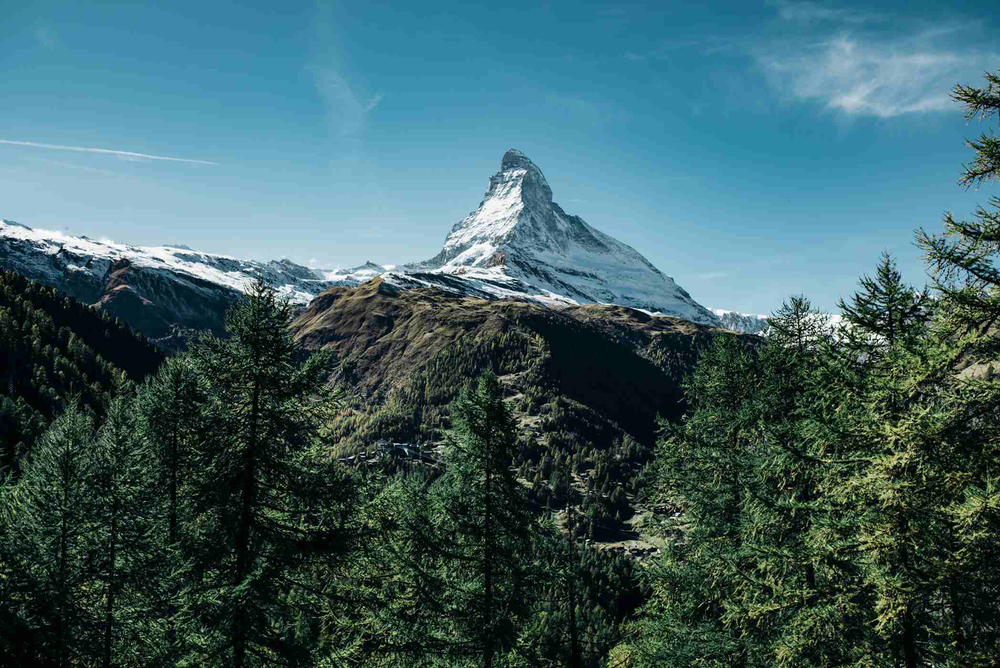
#> input picture images/reconstructed_image.png, 1000 x 668 px, shrunk from 2096 x 1400 before the run, found by its file name
$ python test_1.py
#> lines starting #> are read from the running program, lines starting #| are printed output that depends on the picture; after the words box and inside, x2 and y2 are one past the last pixel; in counts of white or black regions, pixels touching at a corner belong together
import numpy as np
from scipy.fftpack import fft2, ifft2
from scipy.signal import convolve2d
import cv2
from skimage.filters import gaussian
from scipy.ndimage import uniform_filter
from scipy.fftpack import dct
from skimage.util import view_as_blocks
import matplotlib.pyplot as plt
from skimage.util import view_as_windows
from scipy.sparse import eye, spdiags, block_diag, csr_matrix, diags, kron
from scipy.sparse.linalg import spsolve
from skimage.color import rgb2gray
from scipy.ndimage import convolve
from scipy.linalg import inv
from scipy.sparse.linalg import inv
from scipy.ndimage import generic_filter
from scipy.ndimage import laplace
from scipy import ndimage
from scipy.fft import fft2, ifft2

def psf2otf(psf, shape):
    """
    Convert a point spread function (PSF) to an optical transfer function (OTF).
    """
    psf_pad = np.zeros(shape)
    psf_pad[:psf.shape[0], :psf.shape[1]] = psf

    for axis, axis_size in enumerate(psf.shape):
        psf_pad = np.roll(psf_pad, -int(axis_size / 2), axis=axis)

    otf = fft2(psf_pad)
    n_ops = np.sum(psf_pad.size * np.log2(psf_pad.shape))
    otf[np.abs(otf) < n_ops * np.finfo(otf.dtype).eps] = 0
    return otf

def TV_L2_Decomp(Im, lambda_val=2e-2):
    S = Im.astype(np.float64)
    betamax = 1e5
    fx = np.array([[1, -1]])
    fy = np.array([[1], [-1]])

    N, M, D = Im.shape
    sizeI2D = (N, M)
    otfFx = psf2otf(fx, sizeI2D)
    otfFy = psf2otf(fy, sizeI2D)

    Normin1 = fft2(S, axes=(0, 1))
    Denormin2 = np.abs(otfFx)**2 + np.abs(otfFy)**2

    if D > 1:
        Denormin2 = np.repeat(Denormin2[:, :, np.newaxis], D, axis=2)

    beta = 2 * lambda_val

    while beta < betamax:
        lambeta = lambda_val / beta
        Denormin = 1 + beta * Denormin2

        # h-v subproblem
        u = np.concatenate([np.diff(S, axis=1), S[:, :1, :] - S[:, -1:, :]], axis=1)
        v = np.concatenate([np.diff(S, axis=0), S[:1, :, :] - S[-1:, :, :]], axis=0)
        u = np.sign(u) * np.maximum(np.abs(u) - lambeta, 0)
        v = np.sign(v) * np.maximum(np.abs(v) - lambeta, 0)

        # S subproblem
        Normin2 = np.concatenate([u[:, -1:, :] - u[:, :1, :], -np.diff(u, axis=1)], axis=1)
        Normin2 += np.concatenate([v[-1:, :, :] - v[:1, :, :], -np.diff(v, axis=0)], axis=0)

        FS = (Normin1 + beta * fft2(Normin2, axes=(0, 1))) / Denormin
        S = np.real(ifft2(FS, axes=(0, 1)))

        beta *= 2
        print('.', end='')

    T = Im - S
    print()
    return T, S

def imread_double(imageName):
    # Read image and normalize to range [0,1]
    return cv2.imread(imageName).astype(np.float64) / 255

def make_dark_channel(I, patch_size):
    # Convert to grayscale using minimum across the color channels
    min_channel = np.min(I, axis=2)
    kernel = np.ones((patch_size, patch_size))
    dark_channel = uniform_filter(min_channel, size=patch_size)
    return dark_channel

def estimate_A(I, J, numBrightestPixels):
    # Estimate atmospheric light by choosing the brightest pixels in the dark channel
    dimJ = J.shape
    flat_J = J.flatten()
    flat_I = I.reshape((-1, 3))
    indices = np.argpartition(flat_J, -numBrightestPixels)[-numBrightestPixels:]
    A = np.max(flat_I[indices], axis=0)
    return A

def generate_laplacian(I, T_est, sig):
    # Applying Gaussian filter to refine transmission map
    return gaussian(T_est, sigma=sig)

def bilateral_filter(T, w, sigma):
    # Using OpenCV bilateral filter to smooth transmission map
    return cv2.bilateralFilter(T.astype(np.float32), w, sigma[0], sigma[1])

def remove_haze(imageName, patch_size):
    # Read the input image
    if isinstance(imageName, str):
        I = imread_double(imageName)
    else:
        I = imageName.astype(np.float64)

    # Set aerial perspective constant
    aerialPerspective = 0.95

    # Ensure image is 3-channel (color)
    if len(I.shape) == 2:
        I = np.stack([I]*3, axis=2)

    # Step 1: Compute the dark channel
    J = make_dark_channel(I, patch_size)

    # Step 2: Estimate atmospheric light A
    dimJ = J.shape
    numBrightestPixels = int(0.001 * dimJ[0] * dimJ[1])
    A = estimate_A(I, J, numBrightestPixels)

    # Step 3: Estimate transmission (Equation 12)
    T_est = 1 - aerialPerspective * make_dark_channel(I / A, patch_size)

    # Step 4: Refine the transmission map using Gaussian smoothing
    sig = 1e-4
    T1 = generate_laplacian(I, T_est, sig)
    T1 = np.clip(T1, 0, 1)

    # Step 5: Apply bilateral filter to refine the transmission map
    w = 5
    sigma = [3, 0.1]
    T = bilateral_filter(T1, w, sigma)

    # Step 6: Dehaze the image (Equation 16)
    dehazed = np.zeros_like(I)
    for c in range(3):
        im = I[:, :, c]
        a = A[c]
        dehazed[:, :, c] = (im - a) / np.maximum(T, 0.1) + a

    I_out = np.clip(dehazed, 0, 1)

    return I, I_out, J, T_est, T, A

# [58 lines left out: functions curve, blockRmv, curve, not called in this run]


# 定義DCT索引函數
def text_idx_fun(block, w):
    dct_block = dct(dct(block.T, norm='ortho').T, norm='ortho')  # 計算2D DCT
    return np.sum(np.abs(dct_block) * w)

# 區塊處理
# [22 lines left out: function blockproc, not called in this run]

# 載入圖像
case_path = 'images'  # 圖片所在的資料夾
y = cv2.imread(f'{case_path}/reconstructed_image.png')  # 讀取圖片
#> y is the input picture: shape (668, 1000, 3); mean B, G, R 100.9, 96.7, 62.4
y = cv2.cvtColor(y, cv2.COLOR_BGR2RGB) / 255.0  # 轉換圖片為 RGB 並標準化到 [0, 1]

# 將圖片裁剪為 8 的倍數
H, W, D = y.shape
H = (H // 8) * 8  # 高度取整數倍的 8
W = (W // 8) * 8  # 寬度取整數倍的 8
y = y[:H, :W, :]  # 裁剪圖片
#> y: shape (664, 1000, 3) float64

# 進行 TV-L2 分解，得到紋理層和結構層
y_text, y_struct = TV_L2_Decomp(y, 0.03)
#> the loop in TV_L2_Decomp, `while beta < betamax:` made 21 passes
#> pass 1, in TV_L2_Decomp, `v = np.concatenate([np.diff(S, axis=0), S[:1, :, :] - S[-1:, :, :]], a..`:
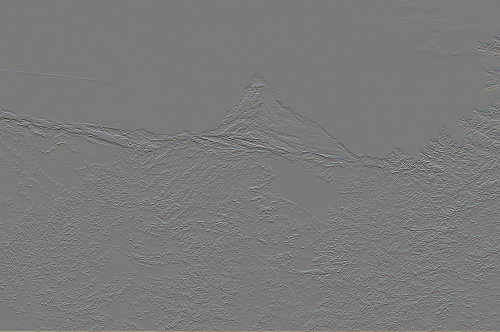
#> v: shape (664, 1000, 3) float64 (shown at 1/2 size); mean B, G, R -1.78e-16, -1.02e-16, -1.16e-16; drawn with min black and max white
#> after the loop in TV_L2_Decomp, `while beta < betamax:`: beta = 125829.1

# 顯示紋理層和結構層
plt.imshow(np.concatenate([y_text * 10 + 0.5, y_struct], axis=1))
plt.title('the decomposed texture  &  structure layer')
plt.show()

# 結構層去霧
I, y_f_struct, J, T_est, T, A = remove_haze(y_struct, 15)
#> in make_dark_channel, `dark_channel = uniform_filter(min_channel, size=patch_size)`:
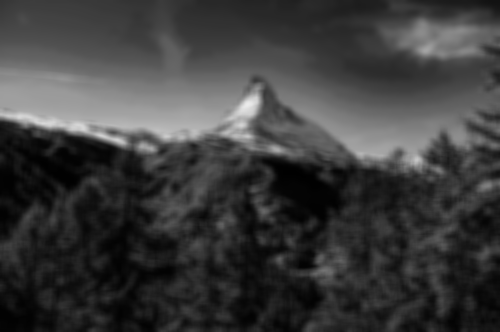
#> dark_channel: shape (664, 1000) float64 (shown at 1/2 size); min 0.00354, max 0.923, mean 0.238
#> in estimate_A, `indices = np.argpartition(flat_J, -numBrightestPixels)[-numBrightestPi..`: indices = 664 values, max 258167 at index 8, min 200498 at index 41, mean 219543.5
#> in estimate_A, `A = np.max(flat_I[indices], axis=0)`: A = [0.949, 0.951, 0.953]
#> in remove_haze, `T_est = 1 - aerialPerspective * make_dark_channel(I / A, patch_size)`:
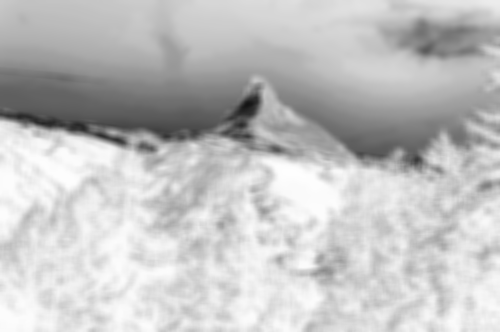
#> T_est: shape (664, 1000) float64 (shown at 1/2 size); min 0.0774, max 0.996, mean 0.761
#> the loop in remove_haze, `for c in range(3):` made 3 passes
#> a on passes 1 to 3: 0.949, 0.951, 0.953
#> in remove_haze, `I_out = np.clip(dehazed, 0, 1)`:
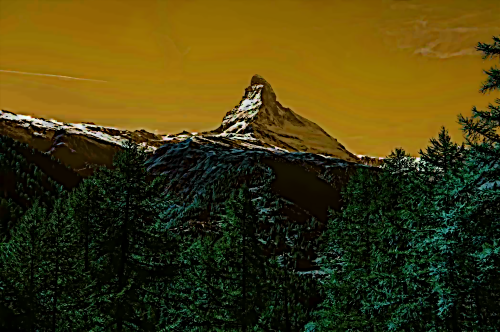
#> I_out: shape (664, 1000, 3) float64 (shown at 1/2 size); mean B, G, R 0.0546, 0.239, 0.28
#> A = [0.949, 0.951, 0.953]

# 顯示去霧結果
plt.imshow(np.concatenate([y_text * 10 + 0.5, y_f_struct], axis=1))
plt.title('texture layer  & dehazed__structure layer')
plt.show()


# 計算紋理遮罩
multi = 1.0 / T  # 根據傳輸圖 T 計算權重
multi = np.repeat(multi[:, :, np.newaxis], 3, axis=2)  # 扩展维度以匹配 RGB 色频
#> multi: shape (664, 1000, 3) float32

# 初始化 8x8 的權重矩陣
w = np.ones((8, 8))
w[0, 0] = 0
w[0, 1] = 0
w[1, 0] = 0

# 定義 DCT 計算紋理索引的函數
def text_idx_fun(block):
    block_dct = dct(dct(block, axis=0, norm='ortho'), axis=1, norm='ortho')
    return np.sum(np.abs(block_dct) * w)

# 確保 y_text 是8的倍數（填充）
H, W, C = y_text.shape
pad_H = (8 - H % 8) % 8
pad_W = (8 - W % 8) % 8
y_text_padded = np.pad(y_text, ((0, pad_H), (0, pad_W), (0, 0)), mode='edge')

# 區塊處理
text_idx = np.zeros((y_text_padded.shape[0], y_text_padded.shape[1]))

for c in range(3):  # 對 RGB 三個通道進行處理
    blocks = view_as_blocks(y_text_padded[:, :, c], block_shape=(8, 8))
    text_idx_temp = np.zeros((y_text_padded.shape[0], y_text_padded.shape[1]))

    # 所有區塊
    for i in range(blocks.shape[0]):
        for j in range(blocks.shape[1]):
            block = blocks[i, j]
            # 計算紋理索引並填充到對應位置
            text_idx_temp[i * 8:(i + 1) * 8, j * 8:(j + 1) * 8] = text_idx_fun(block)

    # 更新纹理索引，取三个频道中的最大值
    text_idx = np.maximum(text_idx, text_idx_temp)
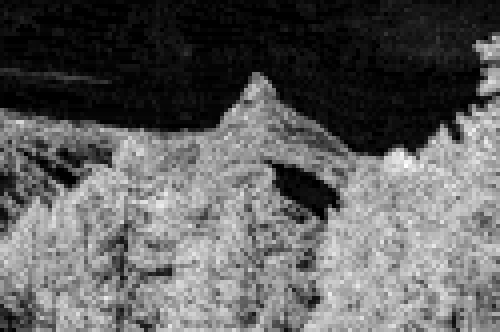
#> text_idx: shape (664, 1000) float64 (shown at 1/2 size); min 0.000154, max 3.3, mean 1.24; drawn with min black and max white

# 紋理索引閥值篩選
text_reg = text_idx > 0.2
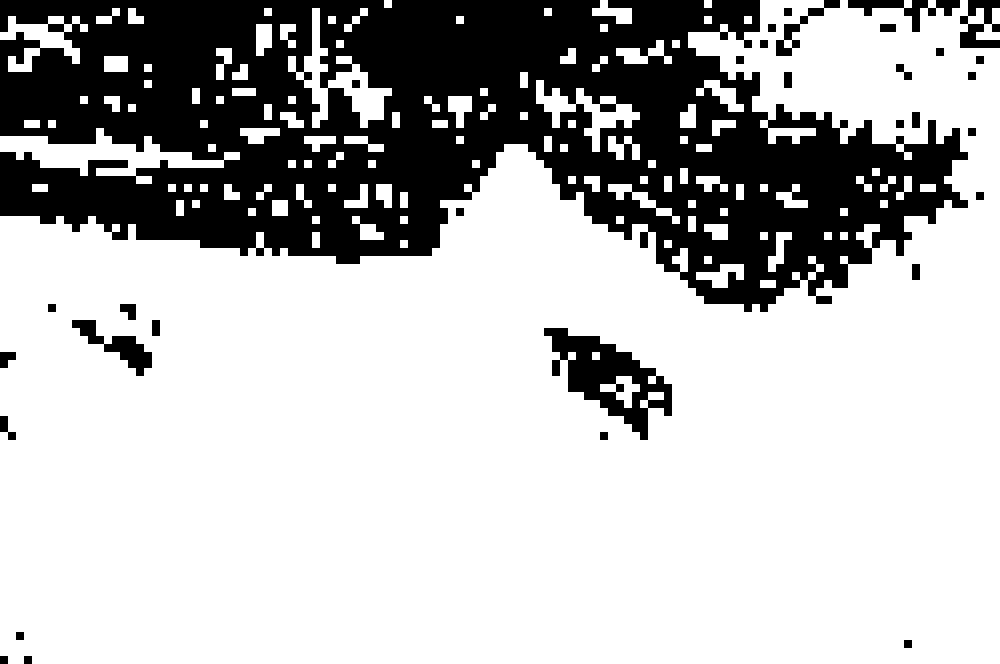
#> text_reg: shape (664, 1000) bool; 72.5% white; 33 black regions, largest, box (x1, y1, x2, y2) and area: (0, 0, 968, 312) 169408, (544, 328, 672, 440) 5760, (72, 320, 152, 376) 1472

# 將结果重新排列成 8x8 區塊
text_map = np.zeros_like(text_reg)

# 直接填充 text_map
text_map[text_reg] = 1  # 將篩選结果中的 True 設為 1

# 使用 plt.imshow 顯示紋理遮罩
plt.imshow(text_map, cmap='gray')
plt.title("Texture Mask")
plt.axis('off')
plt.show()


# [26 lines left out: function normalize_mask, not called in this run]

# [27 lines of commented-out code are left out]
target_H, target_W = 390, 600

def crop_to_target_size(image, target_H, target_W):
    # 获取原始图像的尺寸
    H, W = image.shape[:2]

    # 计算需要裁切的像素数
    start_H = (H - target_H) // 2
    start_W = (W - target_W) // 2

    # 裁切图像到目标大小
    return image[start_H:start_H + target_H, start_W:start_W + target_W]

text_map_double = text_map.astype(np.double)

# 裁切 y_struct (假设它是 392x600x3 的图像)
y_struct_cropped = crop_to_target_size(y_struct, target_H, target_W)

# 裁切 text_map (假设它是 392x600 的图像)
text_map_cropped = crop_to_target_size(text_map_double, target_H, target_W)

# [74 lines of commented-out code are left out]


def psf2otf(psf, out_size):
    # 確認psf是2D
    psf = np.atleast_2d(psf)

    psf_pad = np.zeros(out_size)
    psf_pad[:psf.shape[0], :psf.shape[1]] = psf

    # 將psf移動到中心
    for axis, axis_size in enumerate(psf.shape):
        psf_pad = np.roll(psf_pad, -int(axis_size / 2), axis=axis)

    otf = fft2(psf_pad)
    return otf

def blockRmv(img, beta=20):
    fx = np.array([1, -1])
    fy = np.array([[1], [-1]])
    N, M, D = img.shape
    sizeI2D = (N, M)

    otfFx = psf2otf(fx, sizeI2D)
    otfFy = psf2otf(fy, sizeI2D)
    Normin1 = fft2(img, axes=(0, 1))
    Denormin2 = np.abs(otfFx)**2 + np.abs(otfFy)**2

    if D > 1:
        Denormin2 = np.repeat(Denormin2[:, :, np.newaxis], D, axis=2)

    Denormin = 1 + beta * Denormin2

    # h-v subproblem
    u = np.concatenate((np.diff(img, axis=1), img[:, :1, :] - img[:, -1:, :]), axis=1)
    v = np.concatenate((np.diff(img, axis=0), img[:1, :, :] - img[-1:, :, :]), axis=0)

    u[:, 7::8, :] = 0
    v[7::8, :, :] = 0

    # S subproblem
    Normin2 = np.concatenate((u[:, -1:, :] - u[:, :1, :], -np.diff(u, axis=1)), axis=1)
    Normin2 += np.concatenate((v[-1:, :, :] - v[:1, :, :], -np.diff(v, axis=0)), axis=0)

    FS = (Normin1 + beta * fft2(Normin2, axes=(0, 1))) / Denormin
    out = np.real(ifft2(FS, axes=(0, 1)))

    return out

y_text_refined = blockRmv(y_text, 5)  # 將紋理層去區塊化

# 顯示結果
plt.figure()
plt.imshow(np.hstack([(y_text * 10 + 0.5), (y_text_refined * 10 + 0.5)]), cmap='gray')
plt.title('deblock')
plt.show()
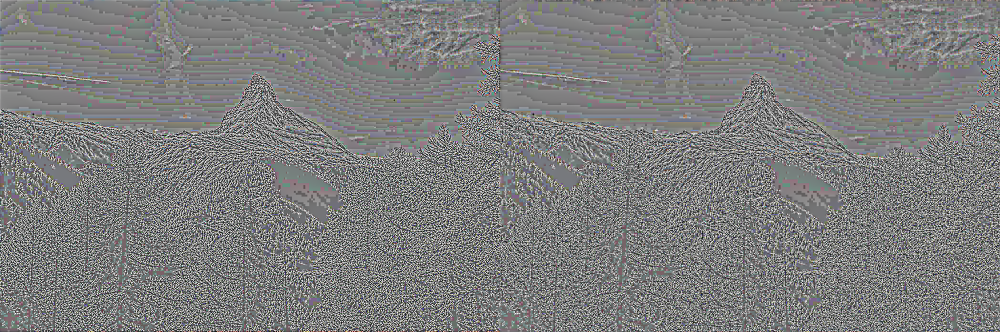
#> shown: shape (664, 2000, 3) float64 (shown at 1/2 size); mean R, G, B 0.492, 0.493, 0.493

$ run again, with images/train.png copied over images/reconstructed_image.png
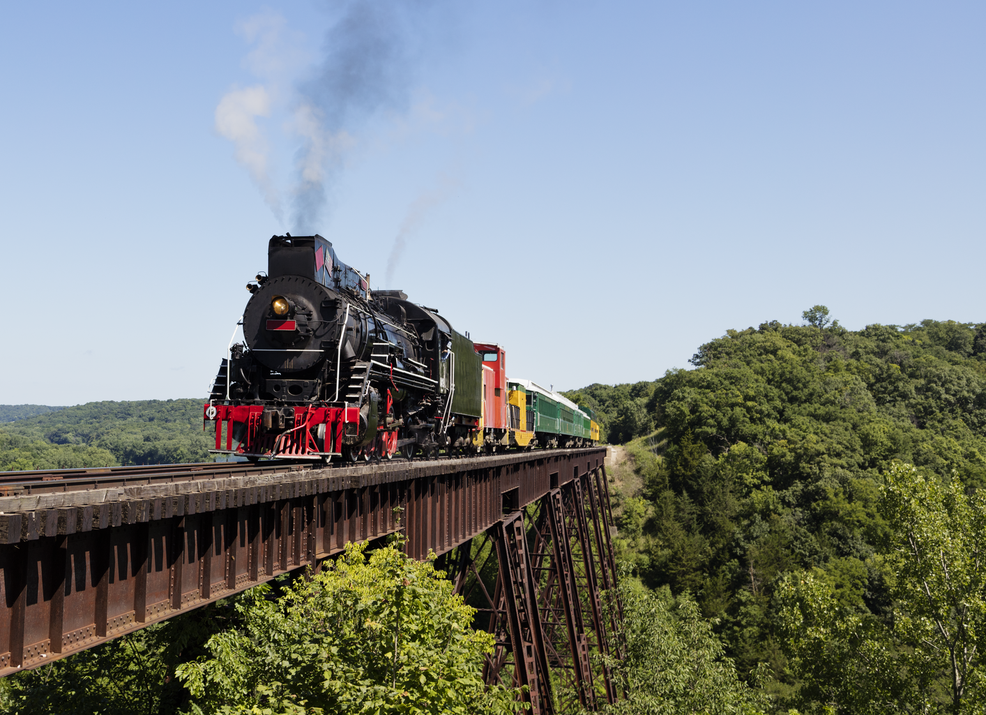
#> input picture images/train.png, 986 x 715 px, shrunk from 1544 x 1120 before the run, found by its file name
#> y is the input picture: shape (715, 986, 3); mean B, G, R 133.6, 133.8, 126.6
#> after the loop in TV_L2_Decomp, `while beta < betamax:`:
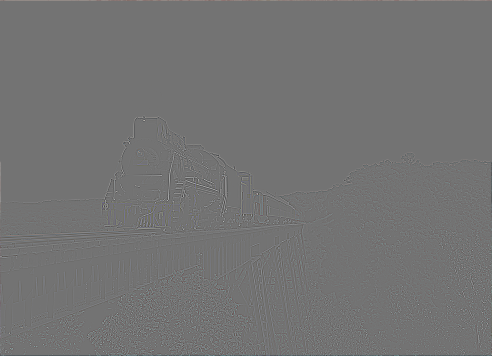
#> Normin2: shape (712, 984, 3) float64 (shown at 1/2 size); mean of channels 0, 1, 2 2.99e-17, 1.14e-17, 5.72e-17; drawn with min black and max white
#> after the loop in TV_L2_Decomp, `while beta < betamax:`: beta = 125829.1
#> indices = 700 values, max 377433 at index 70, min 325933 at index 352, mean 363867.9
#> in estimate_A, `A = np.max(flat_I[indices], axis=0)`: A = [0.953, 0.951, 0.95]
#> the loop in remove_haze, `for c in range(3):` made 3 passes
#> a on passes 1 to 3: 0.953, 0.951, 0.95
#> `plt.show()`:
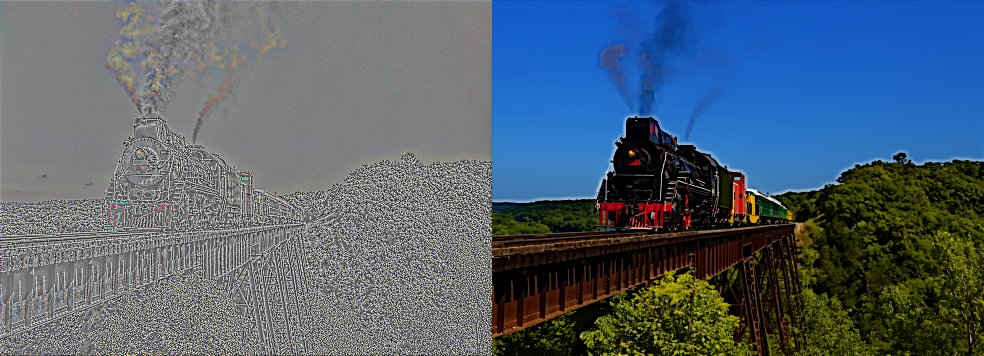
#> shown: shape (712, 1968, 3) float64 (shown at 1/2 size); mean R, G, B 0.327, 0.387, 0.442
